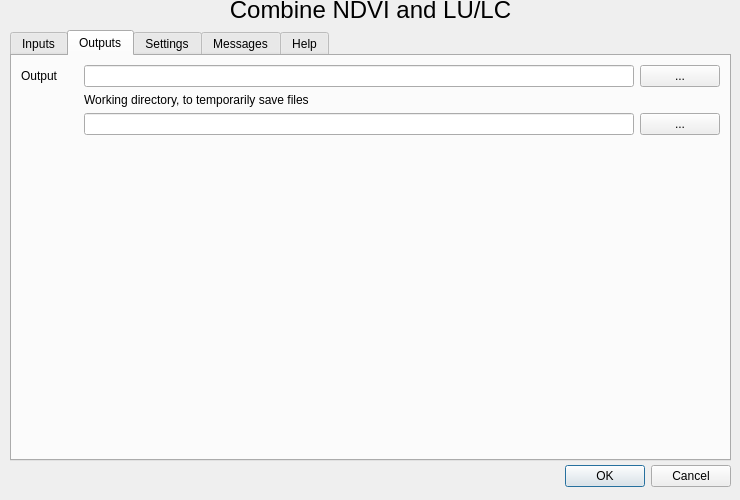
<?xml version="1.0" encoding="UTF-8"?>
<ui version="4.0">
 <class>rcmrdCombineDialogBase</class>
 <widget class="QDialog" name="rcmrdCombineDialogBase">
  <property name="geometry">
   <rect>
    <x>0</x>
    <y>0</y>
    <width>740</width>
    <height>500</height>
   </rect>
  </property>
  <property name="windowTitle">
   <string>RCMRD Combine</string>
  </property>
  <widget class="QDialogButtonBox" name="button_box">
   <property name="geometry">
    <rect>
     <x>390</x>
     <y>460</y>
     <width>341</width>
     <height>32</height>
    </rect>
   </property>
   <property name="orientation">
    <enum>Qt::Horizontal</enum>
   </property>
   <property name="standardButtons">
    <set>QDialogButtonBox::Cancel|QDialogButtonBox::Ok</set>
   </property>
  </widget>
  <widget class="QLabel" name="label">
   <property name="geometry">
    <rect>
     <x>0</x>
     <y>0</y>
     <width>741</width>
     <height>20</height>
    </rect>
   </property>
   <property name="font">
    <font>
     <pointsize>18</pointsize>
    </font>
   </property>
   <property name="text">
    <string>Combine NDVI and LU/LC</string>
   </property>
   <property name="alignment">
    <set>Qt::AlignCenter</set>
   </property>
  </widget>
  <widget class="QTabWidget" name="tabs">
   <property name="geometry">
    <rect>
     <x>10</x>
     <y>30</y>
     <width>721</width>
     <height>431</height>
    </rect>
   </property>
   <property name="currentIndex">
    <number>1</number>
   </property>
   <widget class="QWidget" name="tabInput">
    <attribute name="title">
     <string>Inputs</string>
    </attribute>
    <layout class="QGridLayout" name="gridLayout">
     <item row="0" column="0">
      <widget class="QLabel" name="label_2">
       <property name="text">
        <string>NDVI</string>
       </property>
      </widget>
     </item>
     <item row="1" column="0">
      <widget class="QLabel" name="label_3">
       <property name="text">
        <string>LU/LC (5 Classes)</string>
       </property>
      </widget>
     </item>
     <item row="0" column="1">
      <widget class="QLineEdit" name="editNdvi"/>
     </item>
     <item row="2" column="0">
      <widget class="QLabel" name="label_4">
       <property name="text">
        <string>Clip shapefile</string>
       </property>
      </widget>
     </item>
     <item row="1" column="1">
      <widget class="QLineEdit" name="editLULC"/>
     </item>
     <item row="2" column="1">
      <widget class="QLineEdit" name="editClipShp"/>
     </item>
     <item row="3" column="1">
      <spacer name="verticalSpacer">
       <property name="orientation">
        <enum>Qt::Vertical</enum>
       </property>
       <property name="sizeHint" stdset="0">
        <size>
         <width>20</width>
         <height>40</height>
        </size>
       </property>
      </spacer>
     </item>
     <item row="0" column="2">
      <widget class="QPushButton" name="buttonNDVI">
       <property name="text">
        <string>...</string>
       </property>
      </widget>
     </item>
     <item row="1" column="2">
      <widget class="QPushButton" name="buttonLULC">
       <property name="text">
        <string>...</string>
       </property>
      </widget>
     </item>
     <item row="2" column="2">
      <widget class="QPushButton" name="buttonclipShp">
       <property name="text">
        <string>...</string>
       </property>
      </widget>
     </item>
    </layout>
   </widget>
   <widget class="QWidget" name="tabOutput">
    <attribute name="title">
     <string>Outputs</string>
    </attribute>
    <layout class="QGridLayout" name="gridLayout_2">
     <item row="3" column="1">
      <spacer name="verticalSpacer_2">
       <property name="orientation">
        <enum>Qt::Vertical</enum>
       </property>
       <property name="sizeHint" stdset="0">
        <size>
         <width>20</width>
         <height>40</height>
        </size>
       </property>
      </spacer>
     </item>
     <item row="0" column="0">
      <widget class="QLabel" name="label_5">
       <property name="text">
        <string>Output</string>
       </property>
      </widget>
     </item>
     <item row="0" column="3">
      <widget class="QLineEdit" name="editOutFile"/>
     </item>
     <item row="1" column="3">
      <widget class="QLabel" name="label_7">
       <property name="text">
        <string>Working directory, to temporarily save files</string>
       </property>
      </widget>
     </item>
     <item row="2" column="3">
      <widget class="QLineEdit" name="editWrkDir"/>
     </item>
     <item row="2" column="4">
      <widget class="QPushButton" name="buttonWrkDir">
       <property name="text">
        <string>...</string>
       </property>
      </widget>
     </item>
     <item row="0" column="4">
      <widget class="QPushButton" name="buttonOut">
       <property name="text">
        <string>...</string>
       </property>
      </widget>
     </item>
    </layout>
   </widget>
   <widget class="QWidget" name="tab">
    <attribute name="title">
     <string>Settings</string>
    </attribute>
    <layout class="QGridLayout" name="gridLayout_3">
     <item row="5" column="0">
      <widget class="QLabel" name="label_20">
       <property name="font">
        <font>
         <weight>75</weight>
         <bold>true</bold>
        </font>
       </property>
       <property name="text">
        <string>5</string>
       </property>
       <property name="alignment">
        <set>Qt::AlignRight|Qt::AlignTrailing|Qt::AlignVCenter</set>
       </property>
      </widget>
     </item>
     <item row="2" column="4">
      <widget class="QSpinBox" name="spinMax2">
       <property name="minimum">
        <number>-1</number>
       </property>
       <property name="value">
        <number>4</number>
       </property>
      </widget>
     </item>
     <item row="0" column="0">
      <widget class="QLabel" name="label_6">
       <property name="text">
        <string>Classes</string>
       </property>
       <property name="alignment">
        <set>Qt::AlignRight|Qt::AlignTrailing|Qt::AlignVCenter</set>
       </property>
      </widget>
     </item>
     <item row="5" column="2">
      <widget class="QSpinBox" name="spinMin5">
       <property name="minimum">
        <number>-1</number>
       </property>
       <property name="value">
        <number>8</number>
       </property>
      </widget>
     </item>
     <item row="2" column="0">
      <widget class="QLabel" name="label_9">
       <property name="font">
        <font>
         <weight>75</weight>
         <bold>true</bold>
        </font>
       </property>
       <property name="text">
        <string>2</string>
       </property>
       <property name="alignment">
        <set>Qt::AlignRight|Qt::AlignTrailing|Qt::AlignVCenter</set>
       </property>
      </widget>
     </item>
     <item row="1" column="4">
      <widget class="QSpinBox" name="spinMax1">
       <property name="minimum">
        <number>-1</number>
       </property>
       <property name="value">
        <number>2</number>
       </property>
      </widget>
     </item>
     <item row="5" column="4">
      <widget class="QSpinBox" name="spinMax5">
       <property name="minimum">
        <number>-1</number>
       </property>
       <property name="value">
        <number>10</number>
       </property>
      </widget>
     </item>
     <item row="4" column="2">
      <widget class="QSpinBox" name="spinMin4">
       <property name="minimum">
        <number>-1</number>
       </property>
       <property name="value">
        <number>6</number>
       </property>
      </widget>
     </item>
     <item row="2" column="2">
      <widget class="QSpinBox" name="spinMin2">
       <property name="minimum">
        <number>-1</number>
       </property>
       <property name="value">
        <number>2</number>
       </property>
      </widget>
     </item>
     <item row="4" column="4">
      <widget class="QSpinBox" name="spinMax4">
       <property name="minimum">
        <number>-1</number>
       </property>
       <property name="value">
        <number>8</number>
       </property>
      </widget>
     </item>
     <item row="3" column="0">
      <widget class="QLabel" name="label_18">
       <property name="font">
        <font>
         <weight>75</weight>
         <bold>true</bold>
        </font>
       </property>
       <property name="text">
        <string>3</string>
       </property>
       <property name="alignment">
        <set>Qt::AlignRight|Qt::AlignTrailing|Qt::AlignVCenter</set>
       </property>
      </widget>
     </item>
     <item row="3" column="4">
      <widget class="QSpinBox" name="spinMax3">
       <property name="minimum">
        <number>-1</number>
       </property>
       <property name="value">
        <number>6</number>
       </property>
      </widget>
     </item>
     <item row="4" column="0">
      <widget class="QLabel" name="label_19">
       <property name="font">
        <font>
         <weight>75</weight>
         <bold>true</bold>
        </font>
       </property>
       <property name="text">
        <string>4</string>
       </property>
       <property name="alignment">
        <set>Qt::AlignRight|Qt::AlignTrailing|Qt::AlignVCenter</set>
       </property>
      </widget>
     </item>
     <item row="1" column="0">
      <widget class="QLabel" name="label_8">
       <property name="font">
        <font>
         <weight>75</weight>
         <bold>true</bold>
        </font>
       </property>
       <property name="text">
        <string>1</string>
       </property>
       <property name="alignment">
        <set>Qt::AlignRight|Qt::AlignTrailing|Qt::AlignVCenter</set>
       </property>
      </widget>
     </item>
     <item row="3" column="2">
      <widget class="QSpinBox" name="spinMin3">
       <property name="minimum">
        <number>-1</number>
       </property>
       <property name="value">
        <number>4</number>
       </property>
      </widget>
     </item>
     <item row="1" column="2">
      <widget class="QSpinBox" name="spinMin1">
       <property name="minimum">
        <number>-1</number>
       </property>
      </widget>
     </item>
     <item row="0" column="4">
      <widget class="QLabel" name="label_11">
       <property name="text">
        <string>to (&lt;=)</string>
       </property>
      </widget>
     </item>
     <item row="7" column="4">
      <spacer name="verticalSpacer_3">
       <property name="orientation">
        <enum>Qt::Vertical</enum>
       </property>
       <property name="sizeHint" stdset="0">
        <size>
         <width>20</width>
         <height>40</height>
        </size>
       </property>
      </spacer>
     </item>
     <item row="0" column="2">
      <widget class="QLabel" name="label_10">
       <property name="text">
        <string>From (&gt;)</string>
       </property>
      </widget>
     </item>
     <item row="0" column="6">
      <spacer name="horizontalSpacer">
       <property name="orientation">
        <enum>Qt::Horizontal</enum>
       </property>
       <property name="sizeHint" stdset="0">
        <size>
         <width>40</width>
         <height>20</height>
        </size>
       </property>
      </spacer>
     </item>
     <item row="6" column="5">
      <widget class="QPushButton" name="buttonResetClasses">
       <property name="text">
        <string>Reset</string>
       </property>
      </widget>
     </item>
    </layout>
   </widget>
   <widget class="QWidget" name="tabMessages">
    <attribute name="title">
     <string>Messages</string>
    </attribute>
    <widget class="QTextEdit" name="logTextDump">
     <property name="geometry">
      <rect>
       <x>0</x>
       <y>0</y>
       <width>711</width>
       <height>401</height>
      </rect>
     </property>
    </widget>
   </widget>
   <widget class="QWidget" name="tabHelp">
    <attribute name="title">
     <string>Help</string>
    </attribute>
    <widget class="QTextEdit" name="textEdit">
     <property name="geometry">
      <rect>
       <x>0</x>
       <y>0</y>
       <width>711</width>
       <height>401</height>
      </rect>
     </property>
     <property name="html">
      <string>&lt;!DOCTYPE HTML PUBLIC &quot;-//W3C//DTD HTML 4.0//EN&quot; &quot;http://www.w3.org/TR/REC-html40/strict.dtd&quot;&gt;
&lt;html&gt;&lt;head&gt;&lt;meta name=&quot;qrichtext&quot; content=&quot;1&quot; /&gt;&lt;style type=&quot;text/css&quot;&gt;
p, li { white-space: pre-wrap; }
&lt;/style&gt;&lt;/head&gt;&lt;body style=&quot; font-family:'MS Shell Dlg 2'; font-size:8.25pt; font-weight:400; font-style:normal;&quot;&gt;
&lt;p align=&quot;center&quot; style=&quot; margin-top:0px; margin-bottom:0px; margin-left:0px; margin-right:0px; -qt-block-indent:0; text-indent:0px;&quot;&gt;&lt;span style=&quot; font-family:'Calibri'; font-size:18pt;&quot;&gt;Combine NDVI and LU/LC&lt;/span&gt;&lt;/p&gt;
&lt;p align=&quot;center&quot; style=&quot; margin-top:0px; margin-bottom:0px; margin-left:0px; margin-right:0px; -qt-block-indent:0; text-indent:0px;&quot;&gt;&lt;span style=&quot; font-family:'Calibri'; font-size:18pt;&quot;&gt;RCMRD&lt;/span&gt;&lt;/p&gt;
&lt;p style=&quot;-qt-paragraph-type:empty; margin-top:0px; margin-bottom:0px; margin-left:0px; margin-right:0px; -qt-block-indent:0; text-indent:0px; font-family:'Calibri'; font-size:14pt;&quot;&gt;&lt;br /&gt;&lt;/p&gt;
&lt;p style=&quot; margin-top:0px; margin-bottom:0px; margin-left:0px; margin-right:0px; -qt-block-indent:0; text-indent:0px;&quot;&gt;&lt;span style=&quot; font-family:'Calibri'; font-size:14pt;&quot;&gt;This plugins combines already classified NDVI and LU/LC, and gives in result a classified map.&lt;/span&gt;&lt;/p&gt;
&lt;p style=&quot;-qt-paragraph-type:empty; margin-top:0px; margin-bottom:0px; margin-left:0px; margin-right:0px; -qt-block-indent:0; text-indent:0px; font-family:'Calibi'; font-size:14pt;&quot;&gt;&lt;br /&gt;&lt;/p&gt;
&lt;p style=&quot;-qt-paragraph-type:empty; margin-top:0px; margin-bottom:0px; margin-left:0px; margin-right:0px; -qt-block-indent:0; text-indent:0px; font-family:'Calibri'; font-size:14pt;&quot;&gt;&lt;br /&gt;&lt;/p&gt;
&lt;p style=&quot; margin-top:0px; margin-bottom:0px; margin-left:0px; margin-right:0px; -qt-block-indent:0; text-indent:0px;&quot;&gt;&lt;span style=&quot; font-family:'Calibri'; font-size:14pt;&quot;&gt;Author: Bruno Combal, bruno.combal@gmail.com&lt;/span&gt;&lt;/p&gt;
&lt;p style=&quot; margin-top:0px; margin-bottom:0px; margin-left:0px; margin-right:0px; -qt-block-indent:0; text-indent:0px;&quot;&gt;&lt;span style=&quot; font-family:'Calibri'; font-size:14pt;&quot;&gt;Project: MESA, 2015&lt;/span&gt;&lt;/p&gt;
&lt;hr /&gt;
&lt;p style=&quot; margin-top:0px; margin-bottom:0px; margin-left:0px; margin-right:0px; -qt-block-indent:0; text-indent:0px;&quot;&gt;&lt;span style=&quot; font-family:'Calibri'; font-size:14pt; font-weight:600;&quot;&gt;Definition of combined NDVI and LU/LC&lt;/span&gt;&lt;/p&gt;
&lt;p style=&quot; margin-top:0px; margin-bottom:0px; margin-left:0px; margin-right:0px; -qt-block-indent:0; text-indent:0px;&quot;&gt;&lt;span style=&quot; font-family:'Calibri'; font-size:14pt;&quot;&gt;For computing RCMRD Land Degradation Indices, NDVI average and Land Use/Land Cover have to be combined.&lt;/span&gt;&lt;/p&gt;
&lt;p style=&quot; margin-top:0px; margin-bottom:0px; margin-left:0px; margin-right:0px; -qt-block-indent:0; text-indent:0px;&quot;&gt;&lt;span style=&quot; font-family:'Calibri'; font-size:14pt;&quot;&gt;The approach consists in preparing an NDVI indicator on the basis of the NDVI time series (for example the average), and recode it in 5 classes. LU/LC map has also to be recoded in 5 classes. &lt;/span&gt;&lt;/p&gt;
&lt;p style=&quot; margin-top:0px; margin-bottom:0px; margin-left:0px; margin-right:0px; -qt-block-indent:0; text-indent:0px;&quot;&gt;&lt;span style=&quot; font-family:'Calibri'; font-size:14pt;&quot;&gt;To combine both maps, their values are added on a per-pixel basis, and the result is again recoded in 5 classes.&lt;/span&gt;&lt;/p&gt;
&lt;p style=&quot;-qt-paragraph-type:empty; margin-top:0px; margin-bottom:0px; margin-left:0px; margin-right:0px; -qt-block-indent:0; text-indent:0px; font-family:'Calibri'; font-size:14pt;&quot;&gt;&lt;br /&gt;&lt;/p&gt;
&lt;p style=&quot; margin-top:0px; margin-bottom:0px; margin-left:0px; margin-right:0px; -qt-block-indent:0; text-indent:0px;&quot;&gt;&lt;span style=&quot; font-family:'Calibri'; font-size:14pt; font-weight:600;&quot;&gt;How it works&lt;/span&gt;&lt;/p&gt;
&lt;p style=&quot; margin-top:0px; margin-bottom:0px; margin-left:0px; margin-right:0px; -qt-block-indent:0; text-indent:0px;&quot;&gt;&lt;span style=&quot; font-family:'Calibri'; font-size:14pt;&quot;&gt;1. Define input layers.&lt;/span&gt;&lt;/p&gt;
&lt;p style=&quot; margin-top:0px; margin-bottom:0px; margin-left:0px; margin-right:0px; -qt-block-indent:0; text-indent:0px;&quot;&gt;&lt;span style=&quot; font-family:'Calibri'; font-size:14pt;&quot;&gt;Click on tab &amp;quot;Input files&amp;quot; and define:&lt;/span&gt;&lt;/p&gt;
&lt;p style=&quot; margin-top:0px; margin-bottom:0px; margin-left:0px; margin-right:0px; -qt-block-indent:0; text-indent:0px;&quot;&gt;&lt;span style=&quot; font-family:'Calibri'; font-size:14pt;&quot;&gt;- an NDVI, or more likely an NDVI time series average, recoded in 5 classes, from 1 to 5;&lt;/span&gt;&lt;/p&gt;
&lt;p style=&quot; margin-top:0px; margin-bottom:0px; margin-left:0px; margin-right:0px; -qt-block-indent:0; text-indent:0px;&quot;&gt;&lt;span style=&quot; font-family:'Calibri'; font-size:14pt;&quot;&gt;- a LU/LC, recoded in 5 classes, from 1 to 5;&lt;/span&gt;&lt;/p&gt;
&lt;p style=&quot; margin-top:0px; margin-bottom:0px; margin-left:0px; margin-right:0px; -qt-block-indent:0; text-indent:0px;&quot;&gt;&lt;span style=&quot; font-family:'Calibri'; font-size:14pt;&quot;&gt;- a clipping shapefile.&lt;/span&gt;&lt;/p&gt;
&lt;p style=&quot;-qt-paragraph-type:empty; margin-top:0px; margin-bottom:0px; margin-left:0px; margin-right:0px; -qt-block-indent:0; text-indent:0px; font-family:'Calibri'; font-size:14pt;&quot;&gt;&lt;br /&gt;&lt;/p&gt;
&lt;p style=&quot; margin-top:0px; margin-bottom:0px; margin-left:0px; margin-right:0px; -qt-block-indent:0; text-indent:0px;&quot;&gt;&lt;span style=&quot; font-family:'Calibri'; font-size:14pt;&quot;&gt;2. Define output files&lt;/span&gt;&lt;/p&gt;
&lt;p style=&quot; margin-top:0px; margin-bottom:0px; margin-left:0px; margin-right:0px; -qt-block-indent:0; text-indent:0px;&quot;&gt;&lt;span style=&quot; font-family:'Calibri'; font-size:14pt;&quot;&gt;Click on the tab &amp;quot;Output files&amp;quot; and define paths and names for the output files.&lt;/span&gt;&lt;/p&gt;
&lt;p style=&quot;-qt-paragraph-type:empty; margin-top:0px; margin-bottom:0px; margin-left:0px; margin-right:0px; -qt-block-indent:0; text-indent:0px; font-family:'Calibri'; font-size:14pt;&quot;&gt;&lt;br /&gt;&lt;/p&gt;
&lt;p style=&quot; margin-top:0px; margin-bottom:0px; margin-left:0px; margin-right:0px; -qt-block-indent:0; text-indent:0px;&quot;&gt;&lt;span style=&quot; font-family:'Calibri'; font-size:14pt;&quot;&gt;3. Review settings&lt;/span&gt;&lt;/p&gt;
&lt;p style=&quot; margin-top:0px; margin-bottom:0px; margin-left:0px; margin-right:0px; -qt-block-indent:0; text-indent:0px;&quot;&gt;&lt;span style=&quot; font-family:'Calibri'; font-size:14pt;&quot;&gt;In tab  &amp;quot;Settings&amp;quot; check the classes definitions.&lt;/span&gt;&lt;/p&gt;
&lt;p style=&quot;-qt-paragraph-type:empty; margin-top:0px; margin-bottom:0px; margin-left:0px; margin-right:0px; -qt-block-indent:0; text-indent:0px; font-family:'Calibri'; font-size:14pt;&quot;&gt;&lt;br /&gt;&lt;/p&gt;
&lt;p style=&quot; margin-top:0px; margin-bottom:0px; margin-left:0px; margin-right:0px; -qt-block-indent:0; text-indent:0px;&quot;&gt;&lt;span style=&quot; font-family:'Calibri'; font-size:14pt;&quot;&gt;4. Run processing&lt;/span&gt;&lt;/p&gt;
&lt;p style=&quot; margin-top:0px; margin-bottom:0px; margin-left:0px; margin-right:0px; -qt-block-indent:0; text-indent:0px;&quot;&gt;&lt;span style=&quot; font-family:'Calibri'; font-size:14pt;&quot;&gt;Once the input files and output files are defined, and that you are sure about the settings (weights and settings), click on OK. If any input or output file is not defined, the processing won't launch, and you'll be able to bring corrections.&lt;/span&gt;&lt;/p&gt;
&lt;p style=&quot; margin-top:0px; margin-bottom:0px; margin-left:0px; margin-right:0px; -qt-block-indent:0; text-indent:0px;&quot;&gt;&lt;span style=&quot; font-family:'Calibri'; font-size:14pt;&quot;&gt;If everything is defined, the processing launches, and may take several minutes. The display switches to tab &amp;quot;Messages&amp;quot; which will show you the progression step by step.&lt;/span&gt;&lt;/p&gt;
&lt;p style=&quot;-qt-paragraph-type:empty; margin-top:0px; margin-bottom:0px; margin-left:0px; margin-right:0px; -qt-block-indent:0; text-indent:0px; font-family:'Calibri'; font-size:14pt;&quot;&gt;&lt;br /&gt;&lt;/p&gt;
&lt;p style=&quot;-qt-paragraph-type:empty; margin-top:0px; margin-bottom:0px; margin-left:0px; margin-right:0px; -qt-block-indent:0; text-indent:0px; font-family:'Droid Sans'; font-size:14pt;&quot;&gt;&lt;br /&gt;&lt;/p&gt;&lt;/body&gt;&lt;/html&gt;</string>
     </property>
    </widget>
   </widget>
  </widget>
 </widget>
 <tabstops>
  <tabstop>tabs</tabstop>
  <tabstop>editNdvi</tabstop>
  <tabstop>buttonNDVI</tabstop>
  <tabstop>editLULC</tabstop>
  <tabstop>buttonLULC</tabstop>
  <tabstop>editClipShp</tabstop>
  <tabstop>buttonclipShp</tabstop>
  <tabstop>editOutFile</tabstop>
  <tabstop>buttonOut</tabstop>
  <tabstop>editWrkDir</tabstop>
  <tabstop>buttonWrkDir</tabstop>
  <tabstop>spinMin1</tabstop>
  <tabstop>spinMax1</tabstop>
  <tabstop>spinMin2</tabstop>
  <tabstop>spinMax2</tabstop>
  <tabstop>spinMin3</tabstop>
  <tabstop>spinMax3</tabstop>
  <tabstop>spinMin4</tabstop>
  <tabstop>spinMax4</tabstop>
  <tabstop>spinMin5</tabstop>
  <tabstop>spinMax5</tabstop>
  <tabstop>logTextDump</tabstop>
  <tabstop>textEdit</tabstop>
 </tabstops>
 <resources/>
 <connections>
  <connection>
   <sender>button_box</sender>
   <signal>accepted()</signal>
   <receiver>rcmrdCombineDialogBase</receiver>
   <slot>accept()</slot>
   <hints>
    <hint type="sourcelabel">
     <x>20</x>
     <y>20</y>
    </hint>
    <hint type="destinationlabel">
     <x>20</x>
     <y>20</y>
    </hint>
   </hints>
  </connection>
  <connection>
   <sender>button_box</sender>
   <signal>rejected()</signal>
   <receiver>rcmrdCombineDialogBase</receiver>
   <slot>reject()</slot>
   <hints>
    <hint type="sourcelabel">
     <x>20</x>
     <y>20</y>
    </hint>
    <hint type="destinationlabel">
     <x>20</x>
     <y>20</y>
    </hint>
   </hints>
  </connection>
 </connections>
</ui>
